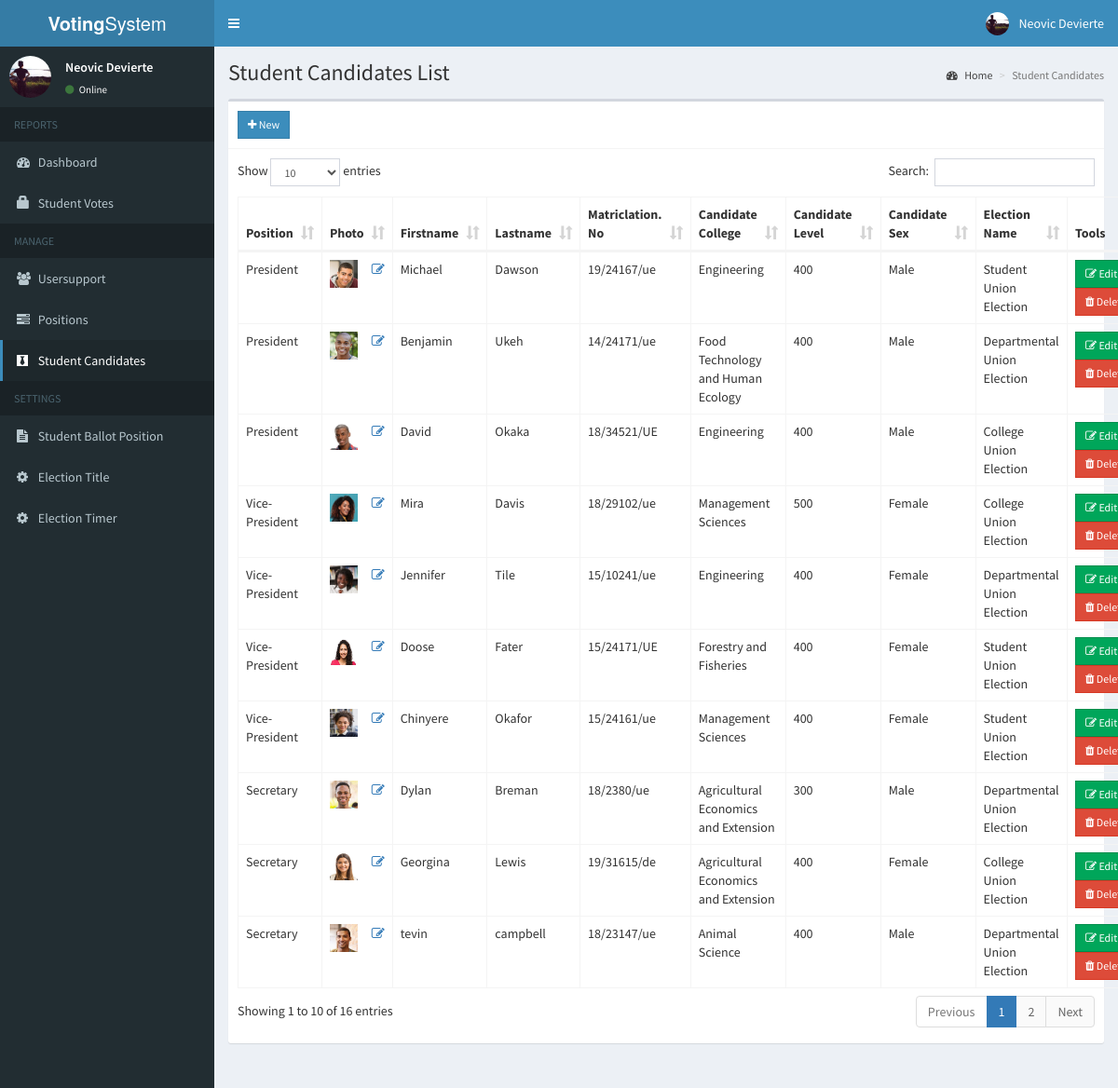
Screenshot of /admin/candidates.php (signed in) with the database file from the repository.
### tables this page shows
CREATE TABLE IF NOT EXISTS `candidates` (
  `id` int NOT NULL AUTO_INCREMENT,
  `position_id` int NOT NULL,
  `candidate_id` varchar(15) NOT NULL,
  `firstname` varchar(30) NOT NULL,
  `lastname` varchar(30) NOT NULL,
  `photo` varchar(150) NOT NULL,
  `candidatecollegeID` int NOT NULL,
  `candidatelevelID` int NOT NULL,
  `candidatesexID` int NOT NULL,
  `election_typeID` int NOT NULL,
  PRIMARY KEY (`id`)
);

CREATE TABLE IF NOT EXISTS `positions` (
  `id` int NOT NULL AUTO_INCREMENT,
  `description` varchar(50) NOT NULL,
  `max_vote` int NOT NULL,
  `priority` int NOT NULL,
  PRIMARY KEY (`id`)
);

CREATE TABLE IF NOT EXISTS `voter_college` (
  `ID` int NOT NULL AUTO_INCREMENT,
  `CollegeName` varchar(200) NOT NULL DEFAULT '',
  PRIMARY KEY (`ID`) USING BTREE
);

CREATE TABLE IF NOT EXISTS `voter_level` (
  `ID` int NOT NULL AUTO_INCREMENT,
  `Levelname` varchar(30) DEFAULT NULL,
  PRIMARY KEY (`ID`) USING BTREE
);

CREATE TABLE IF NOT EXISTS `voter_sex` (
  `ID` int NOT NULL AUTO_INCREMENT,
  `sex` varchar(10) DEFAULT NULL,
  PRIMARY KEY (`ID`) USING BTREE
);

CREATE TABLE IF NOT EXISTS `election_type` (
  `ID` int NOT NULL AUTO_INCREMENT,
  `ElectionName` varchar(200) NOT NULL DEFAULT '',
  PRIMARY KEY (`ID`) USING BTREE
);

### admin/includes/session.php (called while the page is built, shortened)
<?php
	include 'includes/conn.php';
	$sql = "SELECT * FROM admin WHERE id = '".$_SESSION['admin']."'";
	$query = $conn->query($sql);
	$user = $query->fetch_assoc();
?>

### admin/candidates.php (the view, shortened to what this page needs)
<?php include 'includes/session.php'; ?>
<?php include 'includes/header.php'; ?>
<body class="hold-transition skin-blue sidebar-mini">
<div class="wrapper">
  <?php include 'includes/navbar.php'; ?>
  <?php include 'includes/menubar.php'; ?>
  <div class="content-wrapper">
    <section class="content-header">
      <h1>
        Student Candidates List
      </h1>
      <ol class="breadcrumb">
        <li><a href="#"><i class="fa fa-dashboard"></i> Home</a></li>
        <li class="active">Student Candidates</li>
      </ol>
    </section>
    <section class="content">
      <div class="row">
        <div class="col-xs-12">
          <div class="box">
            <div class="box-header with-border">
              <a href="#addnew" data-toggle="modal" class="btn btn-primary btn-sm btn-flat"><i class="fa fa-plus"></i> New</a>
            </div>
            <div class="box-body">
              <table id="example1" class="table table-bordered">
                <thead>
                  <th>Position</th>
                  <th>Photo</th>
                  <th>Firstname</th>
                  <th>Lastname</th>
                  <th>Matriclation. No</th>
                  <th>Candidate College</th>
                  <th>Candidate Level</th>
                  <th>Candidate Sex</th>
                  <th>Election Name</th>
                  <th>Tools</th>
                </thead>
                <tbody>
                  <?php
                    $sql = "SELECT *, candidates.id AS canid FROM candidates LEFT JOIN positions ON positions.id=candidates.position_id LEFT JOIN voter_college ON voter_college.ID=candidates.candidatecollegeID LEFT JOIN voter_level ON voter_level.ID=candidates.candidatelevelID LEFT JOIN voter_sex ON voter_sex.ID=candidates.candidatesexID LEFT JOIN election_type ON election_type.ID=candidates.election_typeID ORDER BY positions.priority ASC";
                    $query = $conn->query($sql);
                    while($row = $query->fetch_assoc()){
                      $image = (!empty($row['photo'])) ? '../images/'.$row['photo'] : '../images/profile.jpg';
                      echo "
                        <tr>
                        <td class='hidden'></td>
                          <td>".$row['description']."</td>
                          <td>
                            <img src='".$image."' width='30px' height='30px'>
                            <a href='#edit_photo' data-toggle='modal' class='pull-right photo' data-id='".$row['canid']."'><span class='fa fa-edit'></span></a>
                          </td>
                          <td>".$row['firstname']."</td>
                          <td>".$row['lastname']."</td>
                          <td>".$row['candidate_id']."</td>
                          <td>".$row['CollegeName']."</td>
                          <td>".$row['Levelname']."</td>
                          <td>".$row['sex']."</td>
                          <td>".$row['ElectionName']."</td>
                          <td>
                            <button class='btn btn-success btn-sm edit btn-flat' data-id='".$row['canid']."'><i class='fa fa-edit'></i> Edit</button>
                            <button class='btn btn-danger btn-sm delete btn-flat' data-id='".$row['canid']."'><i class='fa fa-trash'></i> Delete</button>
                          </td>
                        </tr>
                      ";
                    }
                  ?>
                </tbody>
              </table>
            </div>
          </div>
        </div>
      </div>
    </section>
  </div>
</div>
</body>
</html>

### admin/includes/header.php (shortened to what this page needs)
<!DOCTYPE html>
<html>
<head>
  	<link rel="stylesheet" href="../bower_components/bootstrap/dist/css/bootstrap.min.css">
    <link rel="stylesheet" href="../plugins/iCheck/all.css">
  	<link rel="stylesheet" href="../bower_components/font-awesome/css/font-awesome.min.css">
  	<link rel="stylesheet" href="../dist/css/AdminLTE.min.css">
    <link rel="stylesheet" href="../bower_components/datatables.net-bs/css/dataTables.bootstrap.min.css">
    <link rel="stylesheet" href="../bower_components/bootstrap-daterangepicker/daterangepicker.css">
    <link rel="stylesheet" href="../plugins/timepicker/bootstrap-timepicker.min.css">
    <link rel="stylesheet" href="../bower_components/bootstrap-datepicker/dist/css/bootstrap-datepicker.min.css">
    <link rel="stylesheet" href="../dist/css/skins/_all-skins.min.css">
</head>

### admin/includes/navbar.php (shortened to what this page needs)
<header class="main-header">
  <a href="#" class="logo">
    <span class="logo-lg"><b>Voting</b>System</span>
  </a>
  <nav class="navbar navbar-static-top">
    <a href="#" class="sidebar-toggle" data-toggle="push-menu" role="button">
    </a>
    <div class="navbar-custom-menu">
      <ul class="nav navbar-nav">
        <li class="dropdown user user-menu">
          <a href="#" class="dropdown-toggle" data-toggle="dropdown">
            <img src="<?php echo (!empty($user['photo'])) ? '../images/'.$user['photo'] : '../images/profile.jpg'; ?>" class="user-image" alt="User Image">
            <span class="hidden-xs"><?php echo $user['firstname'].' '.$user['lastname']; ?></span>
          </a>
        </li>
      </ul>
    </div>
  </nav>
</header>

### admin/includes/menubar.php (shortened to what this page needs)
<aside class="main-sidebar">
  <section class="sidebar">
    <div class="user-panel">
      <div class="pull-left image">
        <img src="<?php echo (!empty($user['photo'])) ? '../images/'.$user['photo'] : '../images/profile.jpg'; ?>" class="img-circle" alt="User Image">
      </div>
      <div class="pull-left info">
        <p><?php echo $user['firstname'].' '.$user['lastname']; ?></p>
        <a><i class="fa fa-circle text-success"></i> Online</a>
      </div>
    </div>
    <ul class="sidebar-menu" data-widget="tree">
      <li class="header">REPORTS</li>
      <li class=""><a href="home.php"><i class="fa fa-dashboard"></i> <span>Dashboard</span></a></li>
      <li class=""><a href="votes.php"><span class="glyphicon glyphicon-lock"></span> <span>Student Votes</span></a></li>
      <li class="header">MANAGE</li>
      <li class=""><a href="usersupport.php"><i class="fa fa-users"></i> <span>Usersupport</span></a></li>
      <li class=""><a href="positions.php"><i class="fa fa-tasks"></i> <span>Positions</span></a></li>
      <li class=""><a href="candidates.php"><i class="fa fa-black-tie"></i> <span>Student Candidates</span></a></li>
      <li class="header">SETTINGS</li>
      <li class=""><a href="ballot.php"><i class="fa fa-file-text"></i> <span>Student Ballot Position</span></a></li>
      <li class=""><a href="#config" data-toggle="modal"><i class="fa fa-cog"></i> <span>Election Title</span></a></li>
      <li class=""><a href="#counterconfig" data-toggle="modal"><i class="fa fa-cog"></i> <span>Election Timer</span></a></li>
    </ul>
  </section>
</aside>

### rows the page displays
candidates: position.description "President", photo (picture), firstname "Michael", lastname "Dawson", candidate "19/24167/ue", voter_college.CollegeName "Engineering", voter_level.Levelname "400", voter_sex.sex "Male", election_typeID.ElectionName "Student Union Election"
candidates: position.description "President", photo (picture), firstname "Benjamin", lastname "Ukeh", candidate "14/24171/ue", voter_college.CollegeName "Food Technology and Human Ecology", voter_level.Levelname "400", voter_sex.sex "Male", election_typeID.ElectionName "Departmental Union Election"
candidates: position.description "President", photo (picture), firstname "David", lastname "Okaka", candidate "18/34521/UE", voter_college.CollegeName "Engineering", voter_level.Levelname "400", voter_sex.sex "Male", election_typeID.ElectionName "College Union Election"
candidates: position.description "Vice-President", photo (picture), firstname "Mira", lastname "Davis", candidate "18/29102/ue", voter_college.CollegeName "Management Sciences", voter_level.Levelname "500", voter_sex.sex "Female", election_typeID.ElectionName "College Union Election"
candidates: position.description "Vice-President", photo (picture), firstname "Jennifer", lastname "Tile", candidate "15/10241/ue", voter_college.CollegeName "Engineering", voter_level.Levelname "400", voter_sex.sex "Female", election_typeID.ElectionName "Departmental Union Election"
candidates: position.description "Vice-President", photo (picture), firstname "Doose", lastname "Fater", candidate "15/24171/UE", voter_college.CollegeName "Forestry and Fisheries", voter_level.Levelname "400", voter_sex.sex "Female", election_typeID.ElectionName "Student Union Election"
candidates: position.description "Vice-President", photo (picture), firstname "Chinyere", lastname "Okafor", candidate "15/24161/ue", voter_college.CollegeName "Management Sciences", voter_level.Levelname "400", voter_sex.sex "Female", election_typeID.ElectionName "Student Union Election"
candidates: position.description "Secretary", photo (picture), firstname "Dylan", lastname "Breman", candidate "18/2380/ue", voter_college.CollegeName "Agricultural Economics and Extension", voter_level.Levelname "300", voter_sex.sex "Male", election_typeID.ElectionName "Departmental Union Election"
candidates: position.description "Secretary", photo (picture), firstname "Georgina", lastname "Lewis", candidate "19/31615/de", voter_college.CollegeName "Agricultural Economics and Extension", voter_level.Levelname "400", voter_sex.sex "Female", election_typeID.ElectionName "College Union Election"
candidates: position.description "Secretary", photo (picture), firstname "tevin", lastname "campbell", candidate "18/23147/ue", voter_college.CollegeName "Animal Science", voter_level.Levelname "400", voter_sex.sex "Male", election_typeID.ElectionName "Departmental Union Election"

### other values shown
$user['firstname'] "Neovic"
$user['lastname'] "Devierte"
